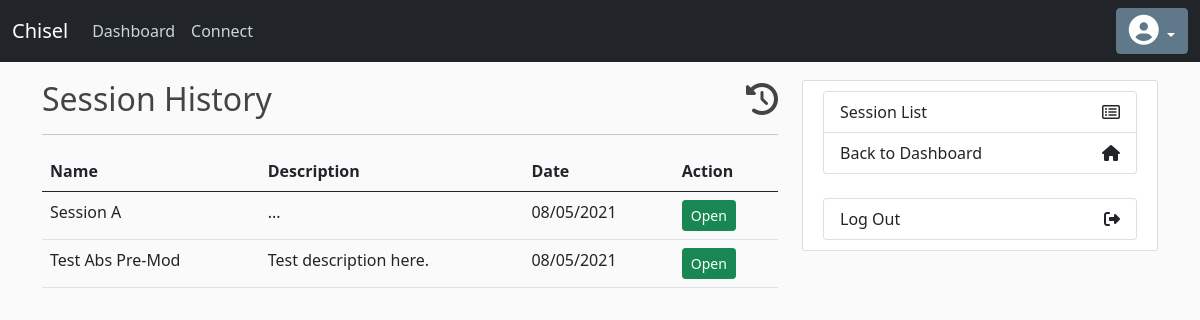
The page /session-history (signed in) on the database its author committed.
### chisel/models/Workout.py (models this page shows)
class WorkoutSession(db.Model):
    id = db.Column( db.Integer, primary_key = True )
    name = db.Column( db.String( 128 ), nullable = False )
    desc = db.Column( db.Text, nullable = True )
    date = db.Column( db.DateTime )
    type = db.Column( db.Integer )
    completed = db.Column( db.Boolean, default = False )
    user_id = db.Column( db.Integer, db.ForeignKey( 'customer.id' ), nullable = False )
    exercises = db.relationship( 'Exercise', backref='workout_session' )

### chisel/routes.py (the view)
@app.route('/session-history', methods=['GET', 'POST'])
@login_required
def session_history():
    current_customer = Customer.query.filter_by( username = current_user.username ).first()
    prev_sessions = WorkoutSession.query.filter( WorkoutSession.user_id == current_customer.id, WorkoutSession.completed == True ).all()
    return render_template('session_history.html', username=current_user.username, ses_list = prev_sessions )

### chisel/models/Customer.py (called while the page is built)
@login_manager.user_loader
def load_user(user_id):
    return Customer.query.get(int(user_id))

### chisel/templates/session_history.html
{% extends "base.html" %}
{% block content %}
<h2>
  <div class="d-flex justify-content-between">
    <div>
      Session History
    </div>
    <div>
      <i class="fa fa-history"></i>
    </div>
  </div>
</h2>
<hr>
<table class="table">
  <thead>
    <tr>
      <th scope="col">Name</th>
      <th scope="col">Description</th>
      <th scope="col">Date</th>
      <th scope="col">Action</th>
    </tr>
  </thead>
  <tbody>
    {% for ses in ses_list %}
    <tr>
      <td>{{ ses.name }}</td>
      <td>{{ ses.desc }}</td>
      <td>{{ ses.date.strftime("%m/%d/%Y") }}</td>
      <td><a href="{{ url_for( 'view_session', session_id = ses.id ) }}" class="btn btn-sm btn-success">Open</a></td>
    </tr>
    {% endfor %}
  </tbody>
</table>
{% endblock %}
{% block sidebar %}
<div class="content-section">
  <div class="list-group">
    <a href="{{ url_for( 'session_list' ) }}" class="list-group-item list-group-item-action connect-option">
      Session List
      <i class="fa fa-list-alt"></i>
    </a>
    <a href="{{ url_for( 'dashboard' ) }}" class="list-group-item list-group-item-action connect-option">
      Back to Dashboard
      <i class="fa fa-home" aria-hidden="true"></i>
    </a>
  </div>
  <br/>
  <div class="list-group">
    <a href="#" class="list-group-item list-group-item-action connect-option">
      Log Out
      <i class="fa fa-sign-out"></i>
    </a>
  </div>
</div>
{% endblock %}

### chisel/static/dashboard.css (style rules this page uses)
body { background: #fafafa; color: #333333; margin-top: 5rem; }
h1, h2, h3, h4, h5, h6 { color: #444444; }
.connect-option { display: flex; justify-content: space-between; align-items: center; }
.content-section { background: #ffffff; padding: 10px 20px; border: 1px solid #dddddd; border-radius: 3px; margin-bottom: 20px; }

### rows shown on the page
WorkoutSession: name "Session A", desc "...", date "08/05/2021"
WorkoutSession: name "Test Abs Pre-Mod", desc "Test description here.", date "08/05/2021"
